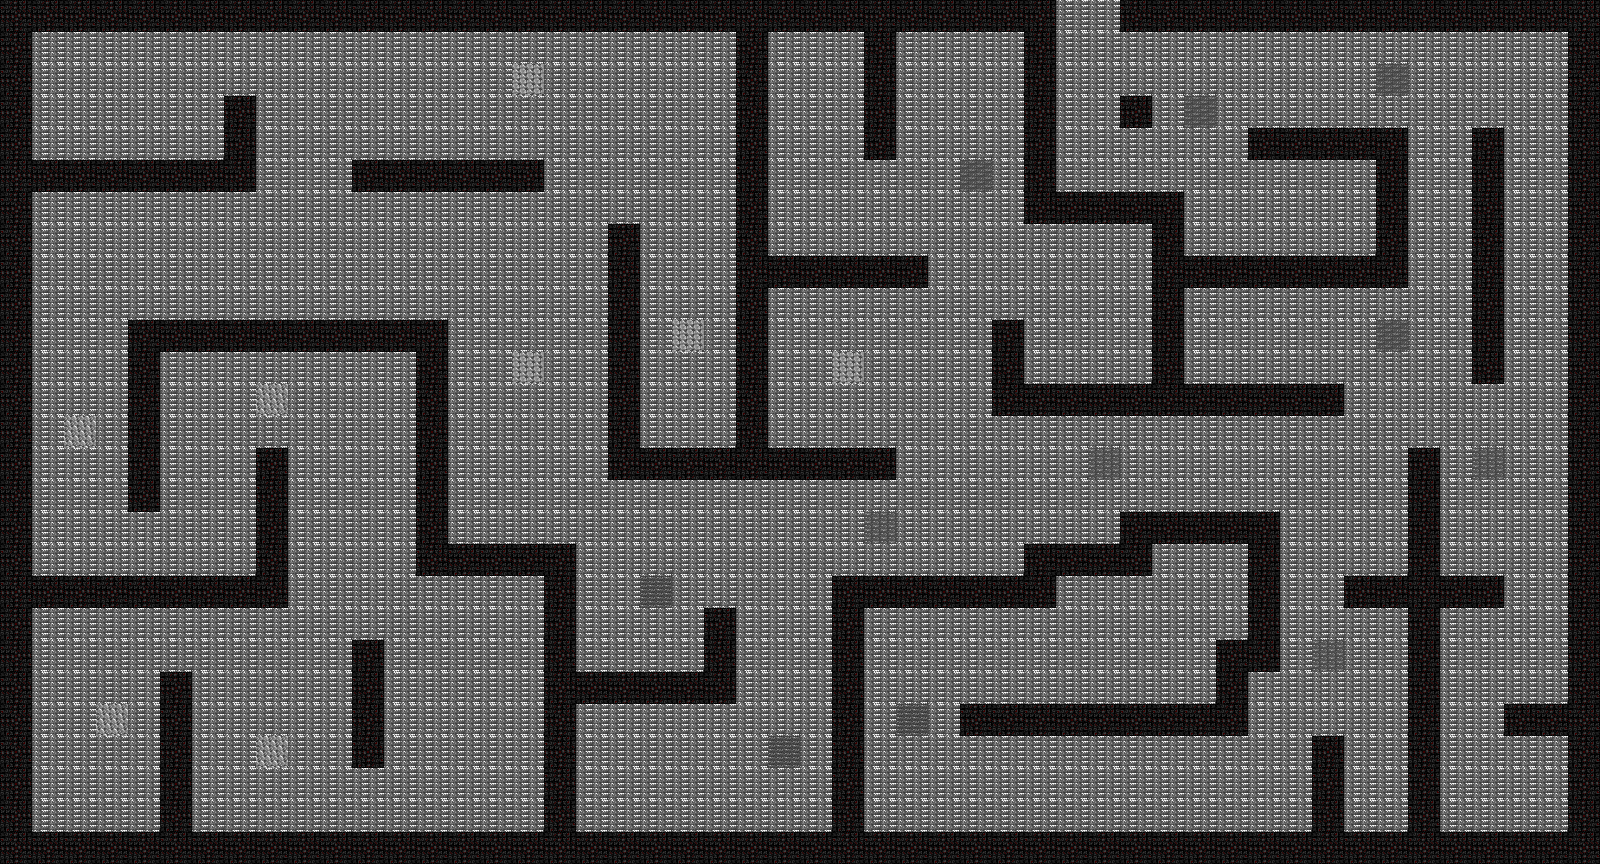

This is a level from a 2D game, rendered from its Tiled map with the project's own tilesets. A one-line summary and the map file follow, with tile-layer data summarised:
An orthogonal 50x27 tile map with 32x32 px tiles, 4 tile layers (Obstacle, Sol, Arrivee, Piege).

<map version="1.9" tiledversion="1.9.2" orientation="orthogonal" renderorder="right-down" width="50" height="27" tilewidth="32" tileheight="32" infinite="0" nextlayerid="5" nextobjectid="1">
 <tileset firstgid="1" source="Map.tsx" />
 <layer id="1" name="Obstacle" width="50" height="27">
  <data>[1350 cells, 375 non-empty, 1 distinct tile ids]</data>
 </layer>
 <layer id="2" name="Sol" width="50" height="27">
  <data>[1350 cells, 951 non-empty, 1 distinct tile ids]</data>
 </layer>
 <layer id="4" name="Arrivee" width="50" height="27">
  <data>[1350 cells, 2 non-empty, 1 distinct tile ids]</data>
 </layer>
 <layer id="3" name="Piege" width="50" height="27">
  <data>[1350 cells, 23 non-empty, 6 distinct tile ids]</data>
 </layer>
</map>
